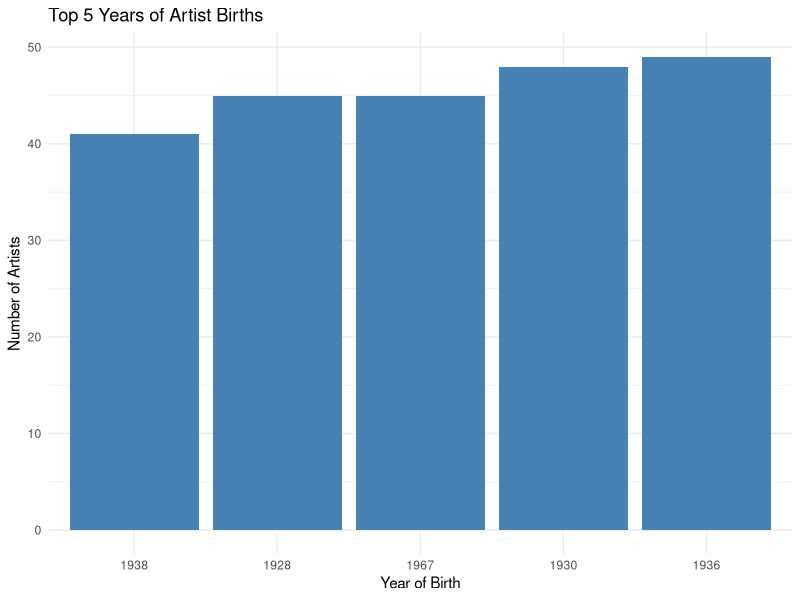

Source code (R):
## ---- chunk 1

library(tidyverse)

artists <- read_csv("artists.csv")

top_birth_years <- artists |>
  filter(!is.na(yearOfBirth)) |>
  group_by(yearOfBirth) |>
  summarize(n = n()) |>
  arrange(desc(n)) |>
  head(5)

top_birth_years

## ---- chunk 2

ggplot(top_birth_years, aes(x = reorder(as.factor(yearOfBirth), n), y = n)) +
  geom_col(fill = "steelBlue") +
  labs(
    title = "Top 5 Years of Artist Births",
    x = "Year of Birth",
    y = "Number of Artists"
  ) +
  theme_minimal()

